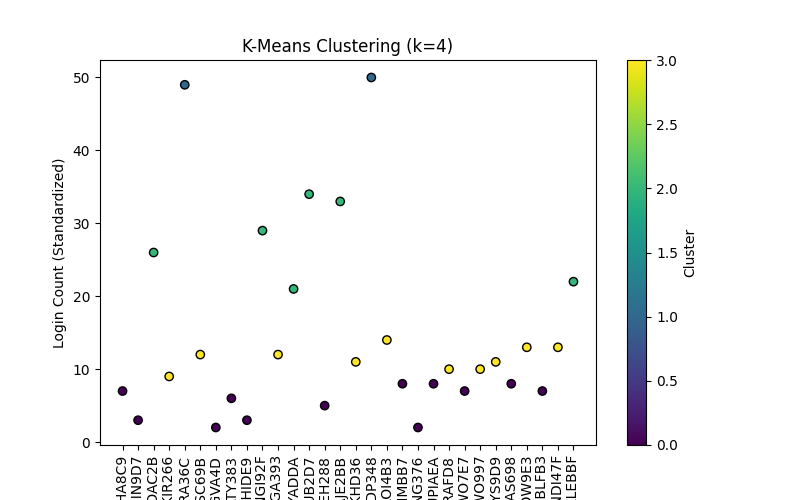

Here is the Python script that generated this plot:
import pandas as pd
import numpy as np
import matplotlib.pyplot as plt
import seaborn as sns
from sklearn.cluster import KMeans
from sklearn.preprocessing import StandardScaler
from sklearn.decomposition import PCA
from sklearn.metrics import silhouette_score

# Load the login data
file_path = "/Users/prabhpreet16/Desktop/aparna-assignment/School_Login_Data.xlsx"  # Update with the actual file path
df = pd.read_excel(file_path)
# Ensure 'Login Date' is a datetime column
df['Login Date'] = pd.to_datetime(df['Login Date'], format='%d/%m/%y')

# Aggregate login counts per school
grouped = df.groupby('School_Code').size().reset_index(name='Login Count')

# Standardize the data
scaler = StandardScaler()
X_scaled = scaler.fit_transform(grouped[['Login Count']])

# Try k=3 and k=4 for clustering
for k in [3, 4]:
    kmeans = KMeans(n_clusters=k, random_state=42, n_init=10)
    grouped[f'Cluster_{k}'] = kmeans.fit_predict(X_scaled)
    silhouette_avg = silhouette_score(X_scaled, grouped[f'Cluster_{k}'])
    print(f"Silhouette Score for k={k}: {silhouette_avg:.4f}")

    # Visualize clusters with a scatter plot
    plt.figure(figsize=(8, 5))
    plt.scatter(grouped['School_Code'], grouped['Login Count'], c=grouped[f'Cluster_{k}'], cmap='viridis', edgecolors='k')
    plt.xticks(rotation=90)  # Rotate school codes for better readability
    plt.xlabel('School_Code')
    plt.ylabel('Login Count (Standardized)')
    plt.title(f'K-Means Clustering (k={k})')
    plt.colorbar(label='Cluster')
    plt.show()

# Print cluster assignments
print(grouped[['School_Code', 'Login Count', 'Cluster_3', 'Cluster_4']])
